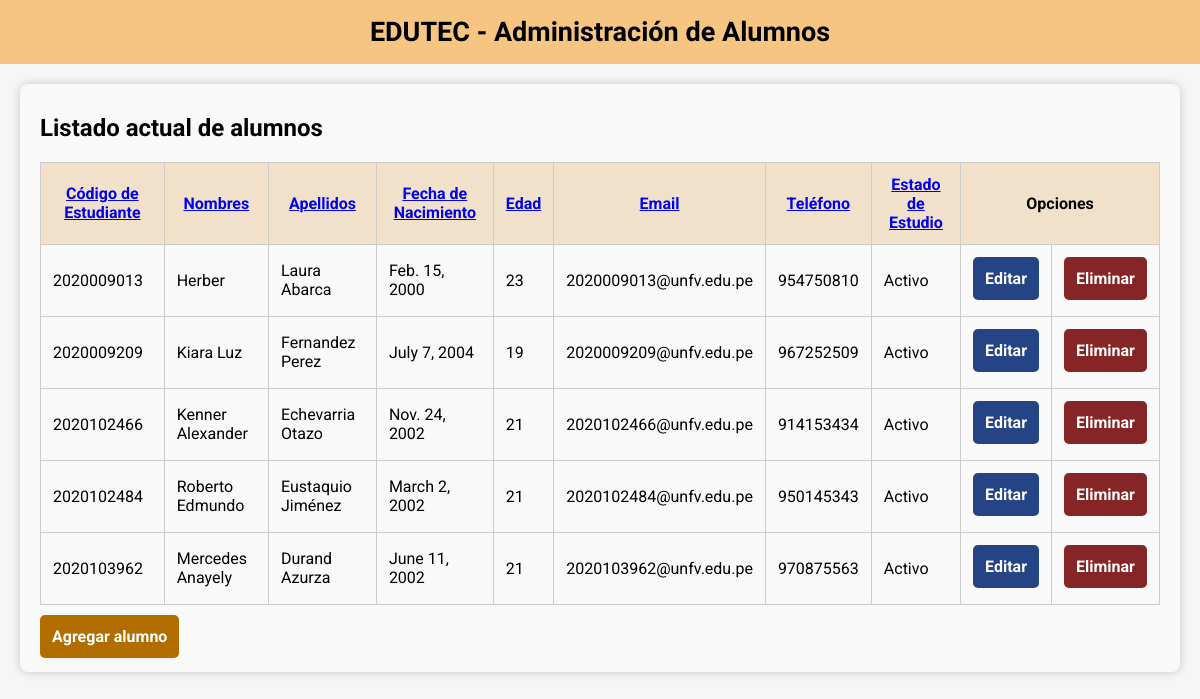
The page / on the database its author committed.
### app/models.py (models this page shows, shortened)
class Alumno(models.Model):
    codigo = models.CharField(max_length=15, primary_key=True)
    nombres = models.CharField(max_length=50)
    apellidos = models.CharField(max_length=50)
    fecha_nacimiento = models.DateField()
    edad = models.IntegerField()
    email = models.EmailField()
    telefono = models.CharField(max_length=15)
    estado_estudio = models.BooleanField(default=True)
    class Meta:
        db_table = "alumno"

### app/views.py (the view)
# urls.py: path('', views.listar, name='listar'),
def listar(request):
    ordering = request.GET.get('ordering', 'codigo')
    allowed_ordering = ['codigo', 'nombres', 'apellidos', 'fecha_nacimiento', 'edad', 'email', 'telefono', 'estado_estudio']
    if ordering not in allowed_ordering:
        ordering = 'codigo'
    alumnos = Alumno.objects.all().order_by(ordering)
    contexto = {'alumnos': alumnos, 'ordering': ordering}
    return render(request, 'listar.html', contexto)

### app/templates/listar.html (shortened to what this page needs)
{% extends 'index.html' %}
{% block principal %}
<div class="alumno-container">
    <h2>Listado actual de alumnos</h2>
    <table class="alumno-table">
        <thead>
            <tr>
                <th {% if ordering == 'codigo' %}class="active"{% endif %}><a href="?ordering=codigo">Código de Estudiante</a></th>
                <th {% if ordering == 'nombres' %}class="active"{% endif %}><a href="?ordering=nombres">Nombres</a></th>
                <th {% if ordering == 'apellidos' %}class="active"{% endif %}><a href="?ordering=apellidos">Apellidos</a></th>
                <th {% if ordering == 'fecha_nacimiento' %}class="active"{% endif %}><a href="?ordering=fecha_nacimiento">Fecha de Nacimiento</a></th>
                <th {% if ordering == 'edad' %}class="active"{% endif %}><a href="?ordering=edad">Edad</a></th>
                <th {% if ordering == 'email' %}class="active"{% endif %}><a href="?ordering=email">Email</a></th>
                <th {% if ordering == 'telefono' %}class="active"{% endif %}><a href="?ordering=telefono">Teléfono</a></th>
                <th {% if ordering == 'estado_estudio' %}class="active"{% endif %}><a href="?ordering=estado_estudio">Estado de Estudio</a></th>
                <th colspan="2">Opciones</th>
            </tr>
        </thead>
        <tbody>
            {% for alumno in alumnos %}
            <tr>
                <td>{{ alumno.codigo }}</td>
                <td>{{ alumno.nombres }}</td>
                <td>{{ alumno.apellidos }}</td>
                <td>{{ alumno.fecha_nacimiento }}</td>
                <td>{{ alumno.edad }}</td>
                <td>{{ alumno.email }}</td>
                <td>{{ alumno.telefono }}</td>
                <td>{% if alumno.estado_estudio %} Activo {% else %} Inactivo {% endif %}</td>
                <td><a href="editar/{{ alumno.codigo }}" class="btn btn-editar">Editar</a></td>
                <td><a href="eliminar/{{ alumno.codigo }}"
                        onclick="return confirm('¿Está seguro que quiere eliminar los datos del alumno?')"
                        class="btn btn-eliminar">Eliminar</a></td>
            </tr>
            {% endfor %}
        </tbody>
    </table>
    <a href="{% url 'agregar' %}" class="btn btn-agregar">Agregar alumno</a>
</div>
{% endblock %}

### app/templates/index.html (shortened to what this page needs)
{% load static %}
<!DOCTYPE html>
<html lang="es">
<head>
    <link rel="stylesheet" href="{% static '/styles/style.css' %}">
</head>
<body>
    <nav>
        <h1>EDUTEC - Administración de Alumnos</h1>
    </nav>
    <div class="container">
        {% block principal %}
        {% endblock %}
    </div>
</body>
</html>

### app/static/styles/style.css (style rules this page uses)
body { margin: 0px; background-color: #f6f6f6; }
nav { display: flex; align-items: center; justify-content: center; background-color: rgb(245, 197, 129); height: 4rem; width: 100%; font-family: "Lemon", serif; font-size: 18px; }
nav h1 { text-align: center; margin: 0px; }
.container { display: flex; justify-content: center; font-family: "Roboto", sans-serif; }
.alumno-container { margin: 20px; padding: 10px 20px; background-color: #f9f9f9; border-radius: 8px; box-shadow: 0 0 10px rgba(0, 0, 0, 0.2); }
.alumno-table { width: 100%; border-collapse: collapse; }
.alumno-table th, .alumno-table td { padding: 12px; text-align: left; border: 1px solid #ccc; }
.alumno-table thead tr td, .alumno-table th { font-weight: 700; text-align: center; font-weight: bold; background-color: rgb(241, 225, 202); }
.btn { padding: 12px; color: #fff; font-weight: bold; border-radius: 5px; text-decoration: none; display: inline-block; position: relative; border-radius: 5px; background-repeat: no-repeat; transition: all 0.1s ease-in-out; z-index: 1; overflow: hidden; cursor: pointer; border: none; }
.btn::before { content: ""; width: 0; height: 100%; position: absolute; top: 0; left: 0; z-index: -1; transition: width 200ms ease-in-out; display: inline-block; }
.btn-editar::before { background-color: #215bd8; }
.btn-eliminar::before { background-color: #d82121; }
.btn-agregar::before { background-color: #c6910b; }
.btn-editar { background-color: #254486; }
.btn-eliminar { background-color: #862525; }
.btn-agregar { margin-top: 10px; background-color: #b16d00; }

### rows shown on the page
Alumno: codigo "2020009013", nombres "Herber", apellidos "Laura Abarca", fecha_nacimiento "Feb. 15, 2000", edad "23", email "2020009013@unfv.edu.pe", telefono "954750810", estado_estudio "Activo"
Alumno: codigo "2020009209", nombres "Kiara Luz", apellidos "Fernandez Perez", fecha_nacimiento "July 7, 2004", edad "19", email "2020009209@unfv.edu.pe", telefono "967252509", estado_estudio "Activo"
Alumno: codigo "2020102466", nombres "Kenner Alexander", apellidos "Echevarria Otazo", fecha_nacimiento "Nov. 24, 2002", edad "21", email "2020102466@unfv.edu.pe", telefono "914153434", estado_estudio "Activo"
Alumno: codigo "2020102484", nombres "Roberto Edmundo", apellidos "Eustaquio Jiménez", fecha_nacimiento "March 2, 2002", edad "21", email "2020102484@unfv.edu.pe", telefono "950145343", estado_estudio "Activo"
Alumno: codigo "2020103962", nombres "Mercedes Anayely", apellidos "Durand Azurza", fecha_nacimiento "June 11, 2002", edad "21", email "2020103962@unfv.edu.pe", telefono "970875563", estado_estudio "Activo"
